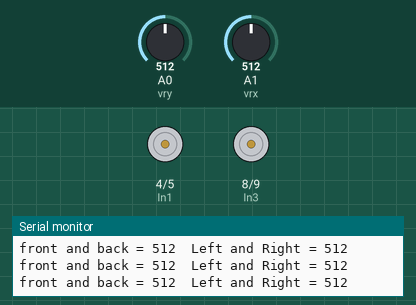
Recording of a sketch running on a simulated Arduino Uno, built with avr-gcc and run on an emulated ATmega328P. Shown: motor-driver pin pairs drawn as motors (green arrow = first pin HIGH = forward, orange = second pin HIGH = backward, longer = more drive, scaled by the enable pin), the last lines printed to the serial monitor. The inputs (shaded band) are chosen by the test bench; at power-on: A0 (vry) = 512, A1 (vrx) = 512.

Above: at 1.2 s.
1.3 s: A0 (vry) set to 477
At 2.2 s:
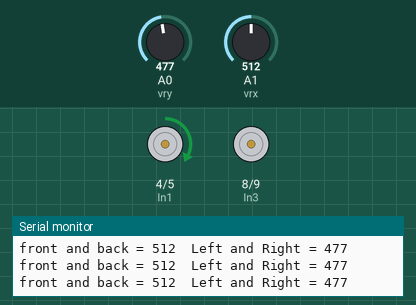
2.8 s: A1 (vrx) set to 482
At 3.7 s:
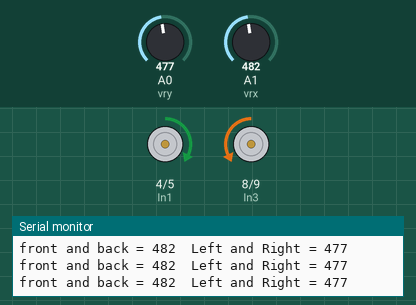
4.3 s: A1 (vrx) set to 1023
At 5.3 s:
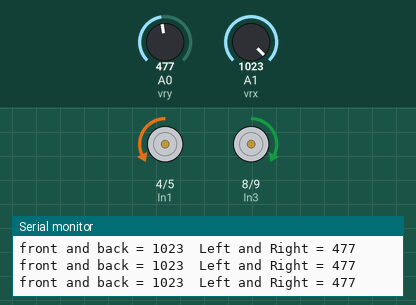
5.8 s: A0 (vry) set to 111
8.8 s: A0 (vry) set to 95
Timing chart, 0 to 11.8 s (numbered marks = the images above; inputs shaded):
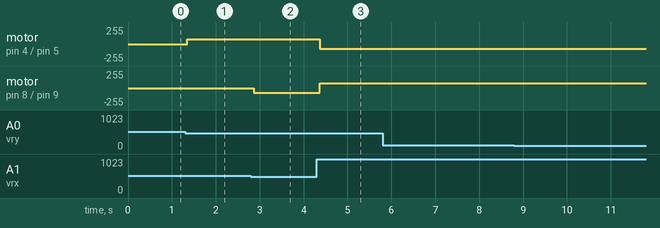

Measured:
- the behaviour switches between 495 and 494 on A0 (vry) (found by bisection; images 0 and 1)
- the behaviour switches between 500 and 499 on A1 (vrx) (found by bisection; images 1 and 2)
- after the input at 1.3 s, motor on pin 4 (In1) / pin 5 (In2): stopped → forward 70/255 after 0.05 s
- after the input at 2.8 s, motor on pin 8 (In3) / pin 9 (In4): stopped → backward 70/255 after 0.06 s
- after the input at 4.3 s, motor on pin 4 (In1) / pin 5 (In2): forward 70/255 → backward 70/255 after 0.07 s; motor on pin 8 (In3) / pin 9 (In4): backward 70/255 → forward 70/255 after 0.07 s

The sketch:

Joystick_module_controll_MOTOR_L298N.ino
```cpp
int En_A = 3;
int En_B = 10;
int In1 = 4;
int In2 = 5;
int In3 = 8;
int In4 = 9;
int vrx = A1, vry = A0;

void setup() {
  Serial.begin(9600);
  pinMode(En_A, OUTPUT);
  pinMode(En_B, OUTPUT);
  pinMode(In1, OUTPUT);
  pinMode(In2, OUTPUT);
  pinMode(In3, OUTPUT);
  pinMode(In4, OUTPUT);
}

void loop() {
  int speed = 70;
  analogWrite(En_A, speed);
  analogWrite(En_B, speed);

  int forward_backward = analogRead(vrx);
  int left_right = analogRead(vry);
  Serial.print("front and back = ");
  Serial.print(forward_backward);
  Serial.print("  Left and Right = ");
  Serial.println(left_right);

  if (forward_backward >=0 && forward_backward < 500) {
    forward();
  } else if (forward_backward > 530 && forward_backward <=1023) {
    backward();
  } else if (left_right >= 0 && left_right < 495) {
    right();
  } else if (left_right > 520 && left_right <= 1023) {
    left();
  } else{
    stop();
  }
}

void forward() {
  digitalWrite(In1, HIGH);
  digitalWrite(In2, LOW);
  digitalWrite(In3, LOW);
  digitalWrite(In4, HIGH);
}

void backward() {
  digitalWrite(In1, LOW);
  digitalWrite(In2, HIGH);
  digitalWrite(In3, HIGH);
  digitalWrite(In4, LOW);
}

void left() {
  digitalWrite(In1, LOW);
  digitalWrite(In2, LOW);
  digitalWrite(In3, LOW);
  digitalWrite(In4, HIGH);
}

void right() {
  digitalWrite(In1, HIGH);
  digitalWrite(In2, LOW);
  digitalWrite(In3, LOW);
  digitalWrite(In4, LOW);
}

void stop() {
  digitalWrite(In1, LOW);
  digitalWrite(In2, LOW);
  digitalWrite(In3, LOW);
  digitalWrite(In4, LOW);
}
```
